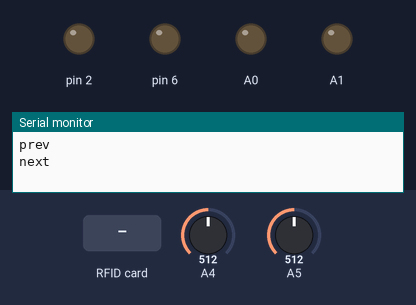
The sketch below on a simulated Arduino Uno, built with avr-gcc and run on an emulated ATmega328P. Parts: output pins drawn as LEDs (lit = HIGH), the last lines printed to the serial monitor. The test bench sets the inputs (shaded band); at power-on: A4 = 512, A5 = 512. Pins used as bus, display or sensor lines are not drawn.

Above: at 1.2 s.
1.3 s: RFID card 84 B3 64 4F held to the reader
At 2.7 s:
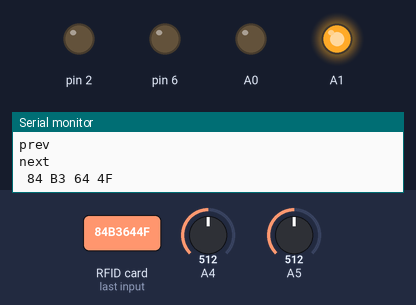
3.3 s: RFID card 5E 7A 19 C4 held to the reader
At 4.1 s:
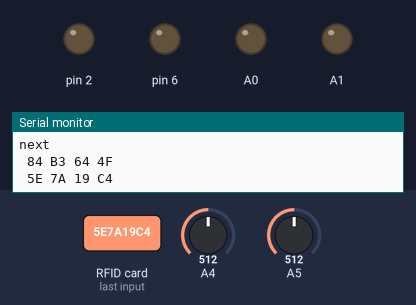
Timing chart, 0 to 6.3 s (numbered marks = the images above; inputs shaded):
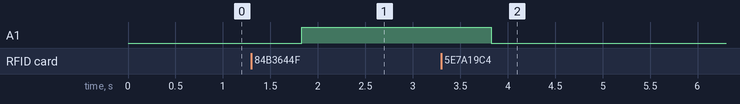

Measured:
- after the input at 1.3 s, A1: LOW → HIGH after 0.53 s
- after the input at 3.3 s, A1: HIGH → LOW after 0.53 s

The sketch:

ArduinoRFID.ino
```cpp
/*
 *
 * All the resources for this project: https://www.hackster.io/Aritro
 * Modified by Aritro Mukherjee
 *
 *
 */

#include <SPI.h>
#include <MFRC522.h>

#define SS_PIN 10
#define RST_PIN 9
MFRC522 mfrc522(SS_PIN, RST_PIN);   // Create MFRC522 instance.

bool button1;
bool button2;

void setup()
{
  digitalWrite(A0, LOW);

  Serial.begin(9600);   // Initiate a serial communication
  Serial.setTimeout(8);
  SPI.begin();      // Initiate  SPI bus
  mfrc522.PCD_Init();   // Initiate MFRC522
  pinMode(2, OUTPUT);
  pinMode(6, OUTPUT);
  digitalWrite(2, LOW);
  pinMode(A0, OUTPUT);
  pinMode(A1, OUTPUT);
}
void loop()
{
  String output = Serial.readString();

  while(Serial.available() == 0)
  {
    int a5 = analogRead(A5);
    int a4 = analogRead(A4);

    if(a5 > 500 && button1 == false)
    {
      Serial.println("prev\n");
      button1 = true;
    }
    if(a5 < 500)
    {
      button1 = false;
    }

    if(a4 > 500 && button2 == false)
    {
      Serial.println("next\n");
      button2 = true;
    }
    if(a4 < 500)
    {
      button2 = false;
    }
    ReadCard();

    //Serial.println((String)analogRead(A1) + " " + (String)analogRead(A0));

    delay(10);
  }
}

void ReadCard()
{
  // Look for new cards
  if ( ! mfrc522.PICC_IsNewCardPresent())
  {
    return;
  }
  // Select one of the cards
  if ( ! mfrc522.PICC_ReadCardSerial())
  {
    return;
  }
  //Show UID on serial monitor
  String content= "";
  byte letter;
  for (byte i = 0; i < mfrc522.uid.size; i++)
  {
     //Serial.print(mfrc522.uid.uidByte[i] < 0x10 ? " 0" : " ");
     //Serial.print(mfrc522.uid.uidByte[i], HEX);
     content.concat(String(mfrc522.uid.uidByte[i] < 0x10 ? " 0" : " "));
     content.concat(String(mfrc522.uid.uidByte[i], HEX));
  }
  content.toUpperCase();
  if(content != "")
  {
    Serial.println(content + "\n");
    delay(500);
  }
  if(content == " 84 B3 64 4F")
  {
    digitalWrite(A1, HIGH);
  }
  else
  {
    digitalWrite(A1, LOW);
  }
}
```
